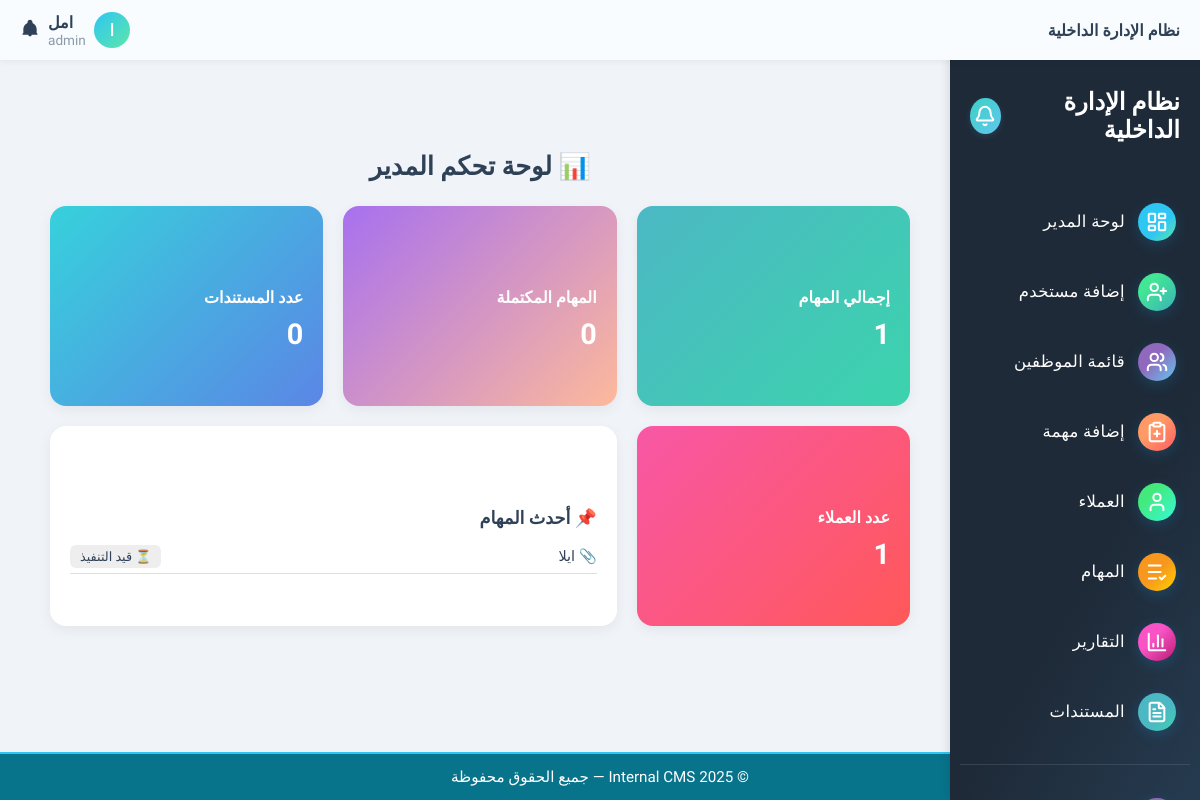
Page / (signed in) on the earlier database version.
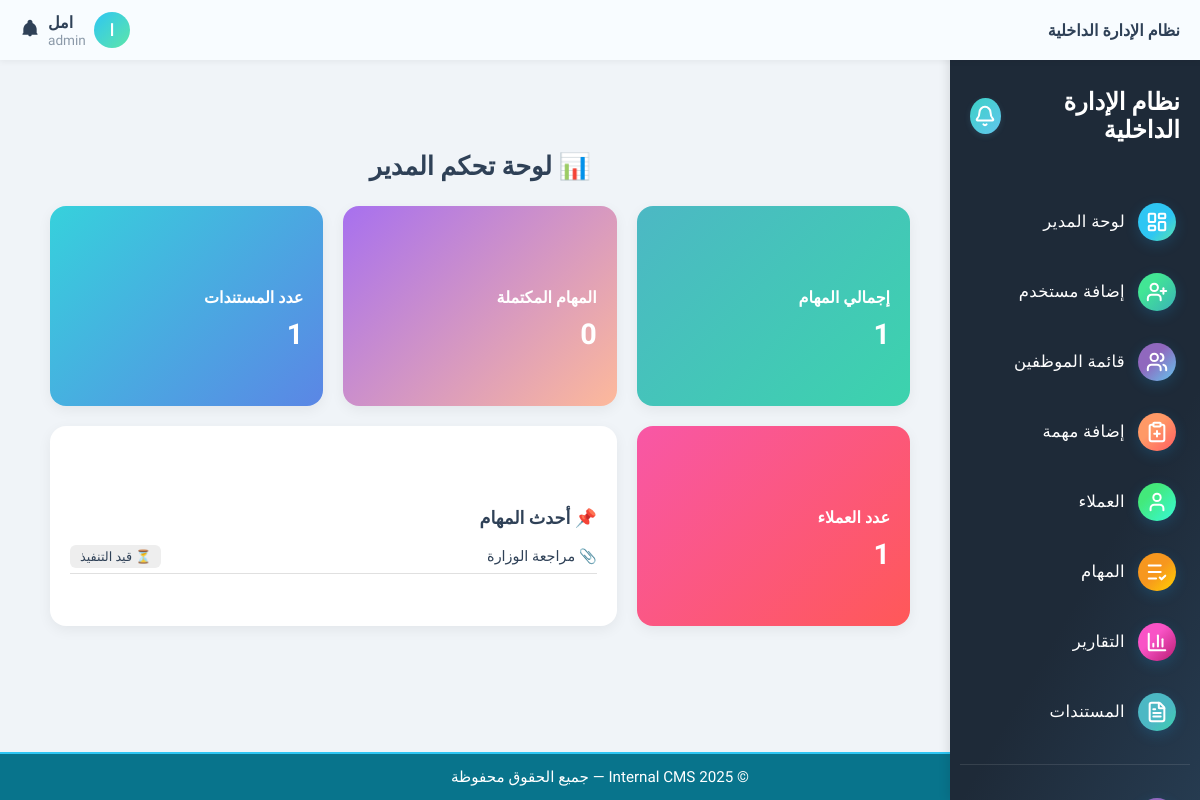
Same page on the later database version.
### tasks/models.py (models this page shows, shortened)
class Task(models.Model):
    STATUS_CHOICES = [
        ('pending', 'قيد التنفيذ'),
        ('completed', 'منتهية'),
        ('overdue', 'متأخرة'),
    ]
    title = models.CharField(max_length=255, verbose_name='عنوان المهمة')
    description = models.TextField(blank=True, verbose_name='الوصف')
    assigned_to = models.ForeignKey(User, on_delete=models.SET_NULL, null=True, blank=True, verbose_name='الموظف المكلّف')
    client = models.ForeignKey(Client, on_delete=models.SET_NULL, null=True, blank=True, verbose_name='العميل')
    status = models.CharField(max_length=20, choices=STATUS_CHOICES, default='pending', verbose_name='الحالة')
    due_date = models.DateField(null=True, blank=True, verbose_name='تاريخ الاستحقاق')
    file_url = models.URLField(max_length=1024, blank=True, null=True, verbose_name='رابط الملف')
    file_path = models.CharField(max_length=512, blank=True, null=True, verbose_name='مسار الملف')
    documents = models.ManyToManyField('content.Document', blank=True, verbose_name='مستندات إضافية')
    created_at = models.DateTimeField(auto_now_add=True, verbose_name='تاريخ الإنشاء')
    class Meta:
        verbose_name = 'مهمة'
        verbose_name_plural = 'المهام'
        ordering = ['-created_at']  # ترتيب المهام الأحدث أولاً

### core/views.py (the view, shortened to what this page needs)
# urls.py: path('', views.dashboard_view, name='dashboard'),
@login_required
def dashboard_view(request):
    try:
        profile = request.user.userprofile
        role = getattr(profile.role, 'name', 'viewer')
    except UserProfile.DoesNotExist:
        role = 'viewer'
    context = {
        'role': role,
        'total_clients': 0,
        'total_tasks': 0,
        'total_documents': 0,
        'tasks_pending': 0,
        'tasks_completed': 0,
        'tasks_overdue': 0,
        'latest_tasks': [],
    }
    if role == 'admin':
        context.update({
            'total_clients': Client.objects.count(),
            'total_tasks': Task.objects.count(),
            'total_documents': Document.objects.count(),
            'tasks_pending': Task.objects.filter(status='pending').count(),
            'tasks_completed': Task.objects.filter(status='completed').count(),
            'tasks_overdue': Task.objects.filter(status='overdue').count(),
            'latest_tasks': Task.objects.select_related('assigned_to').order_by('-created_at')[:5],
        })
    elif role == 'viewer':
        context['total_documents'] = Document.objects.filter(uploaded_by=request.user).count()
    template_map = {
        'admin': 'core/admin_dashboard.html',
        'staff': 'core/staff_dashboard.html',
        'viewer': 'core/viewer_dashboard.html',
    }
    template = template_map.get(role, 'core/admin_dashboard.html')
    return render(request, template, context)

### core/context_processors.py (called while the page is built)
def user_role(request):
    role = None
    if request.user.is_authenticated:
        if hasattr(request.user, 'userprofile'):
            role = request.user.userprofile.role.name
    return {'role': role}

### templates/core/admin_dashboard.html (shortened to what this page needs)
{% extends 'base.html' %}
{% load static %}
{% block content %}
<div class="reports-container">
  <h2 class="section-title">📊 لوحة تحكم المدير</h2>
  <div class="cards-grid">
    <a href="{% url 'task_list' %}" class="report-card gradient-green card-link">
      <h5>إجمالي المهام</h5>
      <p>{{ total_tasks }}</p>
    </a>
    <a href="{% url 'task_list' %}" class="report-card gradient-purple card-link">
      <h5>المهام المكتملة</h5>
      <p>{{ tasks_completed|default:"0" }}</p>
    </a>
    <a href="{% url 'document_list' %}" class="report-card gradient-blue card-link">
      <h5>عدد المستندات</h5>
      <p>{{ total_documents }}</p>
    </a>
    <a href="{% url 'client_list' %}" class="report-card gradient-pink card-link">
      <h5>عدد العملاء</h5>
      <p>{{ total_clients }}</p>
    </a>
    <div class="report-card white-card task-preview-card span-2">
      <h5 style="color:#2F4157;">📌 أحدث المهام</h5>
      <ul class="task-list">
        {% if latest_tasks %}
          {% for task in latest_tasks|slice:":3" %}
            <li class="task-item">
              <div class="task-title">
                <a href="{% url 'task_detail' task.id %}">📎 {{ task.title }}</a>
              </div>
              <div class="task-status">
                {% if task.status == 'pending' %}
                  <span class="status status-pending">⏳ قيد التنفيذ</span>
                {% elif task.status == 'completed' %}
                  <span class="status status-completed">✅ منتهية</span>
                {% elif task.status == 'overdue' %}
                  <span class="status status-overdue">⏰ متأخرة</span>
                {% endif %}
              </div>
            </li>
          {% endfor %}
        {% else %}
          <li class="task-item" style="justify-content: center; color: #9ba9bb;">
            لا توجد مهام حتى الآن.
          </li>
        {% endif %}
      </ul>
    </div>
  </div>
</div>
{% endblock %}

Differences in the rows shown:
removed Task: title "ايلا", status "⏳ قيد التنفيذ"
added Task: title "مراجعة الوزارة", status "⏳ قيد التنفيذ"
Other differences:
{{ total_documents }}: "0" → "1"
